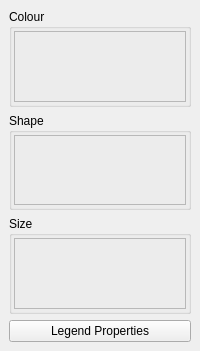
  <widget class="QDockWidget" name="dockLegend">
   <property name="minimumSize">
    <size>
     <width>200</width>
     <height>351</height>
    </size>
   </property>
   <property name="features">
    <set>QDockWidget::AllDockWidgetFeatures</set>
   </property>
   <property name="allowedAreas">
    <set>Qt::LeftDockWidgetArea|Qt::RightDockWidgetArea</set>
   </property>
   <property name="windowTitle">
    <string>Legend</string>
   </property>
   <attribute name="dockWidgetArea">
    <number>1</number>
   </attribute>
   <widget class="QWidget" name="dockWidgetContents_2">
    <layout class="QVBoxLayout" name="verticalLayout_11">
     <item>
      <widget class="QGroupBox" name="groupColorLegend">
       <property name="sizePolicy">
        <sizepolicy hsizetype="Minimum" vsizetype="Preferred">
         <horstretch>0</horstretch>
         <verstretch>1</verstretch>
        </sizepolicy>
       </property>
       <property name="title">
        <string>Colour</string>
       </property>
       <property name="flat">
        <bool>true</bool>
       </property>
       <property name="checkable">
        <bool>false</bool>
       </property>
       <layout class="QHBoxLayout" name="horizontalLayout_2">
        <property name="margin">
         <number>2</number>
        </property>
        <item>
         <widget class="QwtLegend" name="legendColor">
          <property name="frameShape">
           <enum>QFrame::StyledPanel</enum>
          </property>
          <property name="frameShadow">
           <enum>QFrame::Raised</enum>
          </property>
         </widget>
        </item>
       </layout>
      </widget>
     </item>
     <item>
      <widget class="QGroupBox" name="groupShapeLegend">
       <property name="sizePolicy">
        <sizepolicy hsizetype="Minimum" vsizetype="Preferred">
         <horstretch>0</horstretch>
         <verstretch>1</verstretch>
        </sizepolicy>
       </property>
       <property name="title">
        <string>Shape</string>
       </property>
       <property name="flat">
        <bool>true</bool>
       </property>
       <layout class="QHBoxLayout" name="horizontalLayout_5">
        <property name="margin">
         <number>2</number>
        </property>
        <item>
         <widget class="QwtLegend" name="legendShape">
          <property name="frameShape">
           <enum>QFrame::StyledPanel</enum>
          </property>
          <property name="frameShadow">
           <enum>QFrame::Raised</enum>
          </property>
         </widget>
        </item>
       </layout>
      </widget>
     </item>
     <item>
      <widget class="QGroupBox" name="groupSizeLegend">
       <property name="sizePolicy">
        <sizepolicy hsizetype="Minimum" vsizetype="Preferred">
         <horstretch>0</horstretch>
         <verstretch>1</verstretch>
        </sizepolicy>
       </property>
       <property name="title">
        <string>Size</string>
       </property>
       <property name="flat">
        <bool>true</bool>
       </property>
       <layout class="QHBoxLayout" name="horizontalLayout_8">
        <property name="margin">
         <number>2</number>
        </property>
        <item>
         <widget class="QwtLegend" name="legendSize">
          <property name="frameShape">
           <enum>QFrame::StyledPanel</enum>
          </property>
          <property name="frameShadow">
           <enum>QFrame::Raised</enum>
          </property>
         </widget>
        </item>
       </layout>
      </widget>
     </item>
     <item>
      <spacer name="verticalSpacer">
       <property name="orientation">
        <enum>Qt::Vertical</enum>
       </property>
       <property name="sizeHint" stdset="0">
        <size>
         <width>20</width>
         <height>0</height>
        </size>
       </property>
      </spacer>
     </item>
     <item>
      <widget class="QPushButton" name="btnSetVisualProperties">
       <property name="text">
        <string>Legend Properties</string>
       </property>
      </widget>
     </item>
    </layout>
   </widget>
  </widget>
